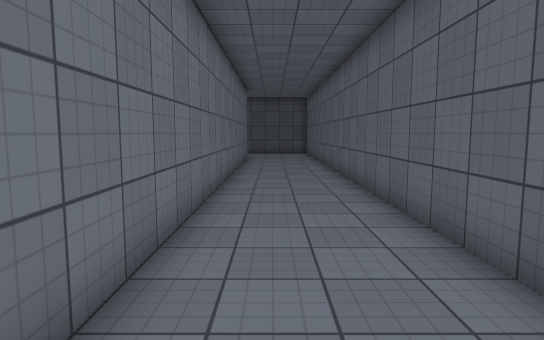
[1] (above)

21 first-person views from a walk through a Unity game level. The camera is 1.5 m above the floor, tilts 6° down and sees 75° across. The floor is counted in squares, 1 m on a side. Each view is taken from the middle of a square. On the plan, view 1 faces up. The plan holds only what a view shows up to about 16 squares ahead; the rest is blank. The player is left out. Surface patterns are stand-ins for the level's own textures.

[2]
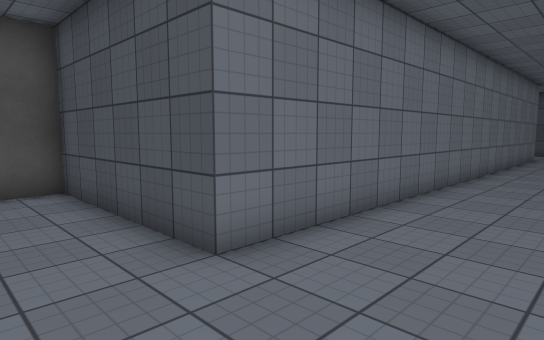

[3]
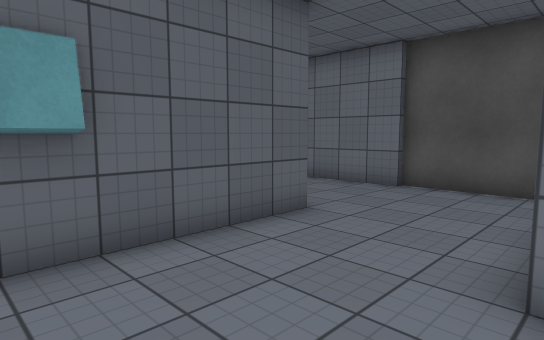

[4]
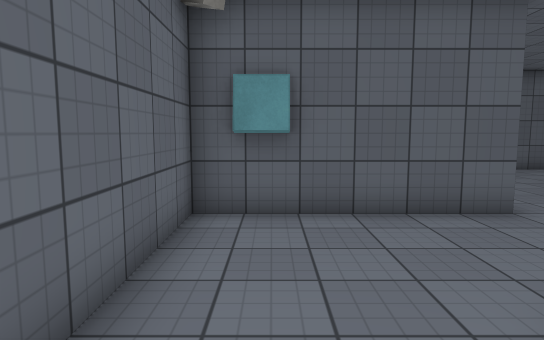

[5]
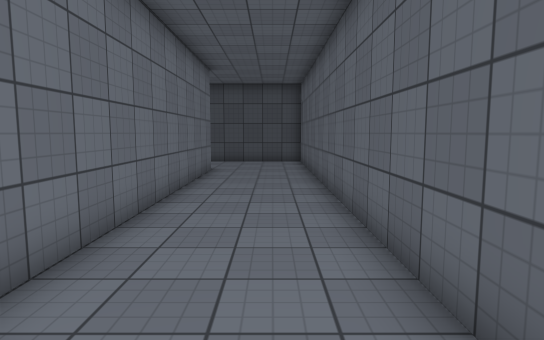

[6]
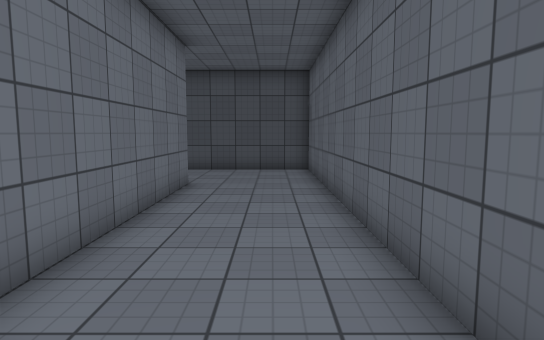

[7]
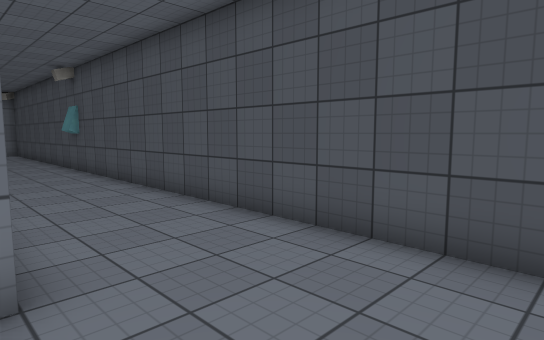

[8]
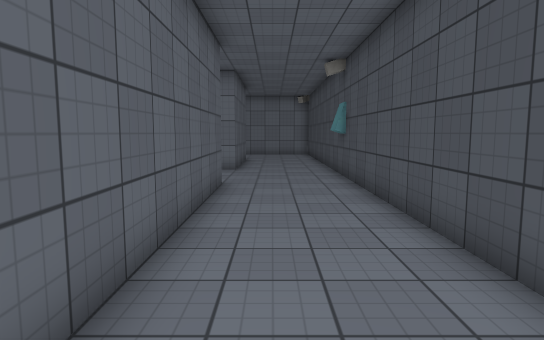

[9]
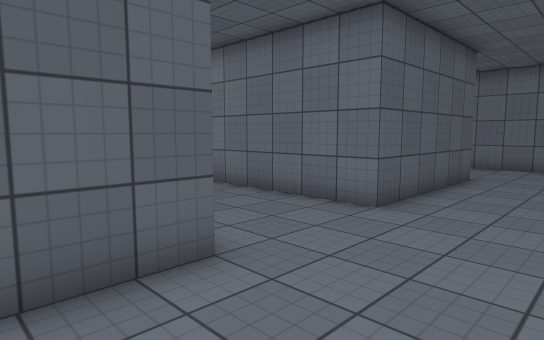

[10]
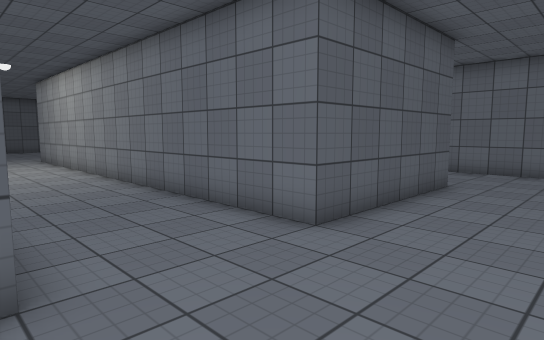

[11]
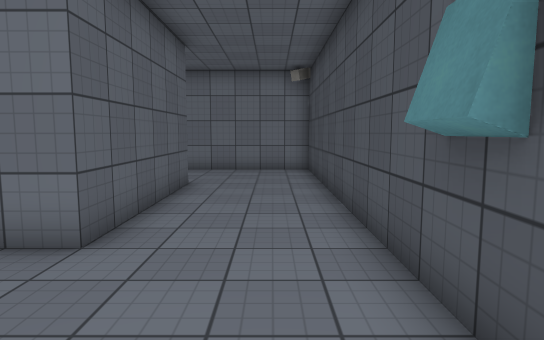

[12]
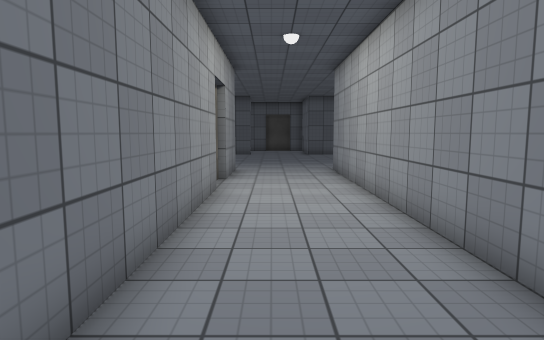

[13]
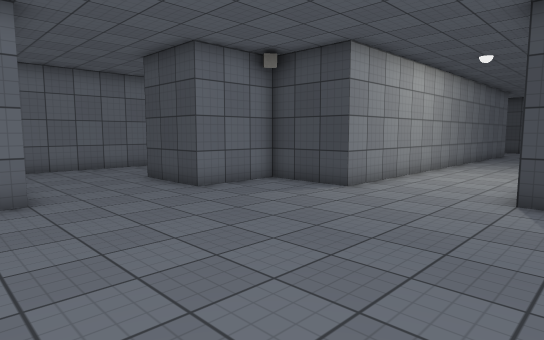

[14]
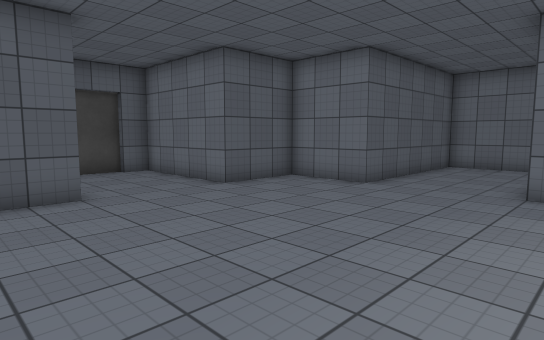

[15]
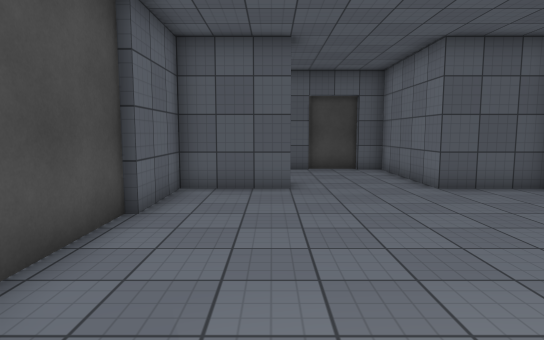

[16]
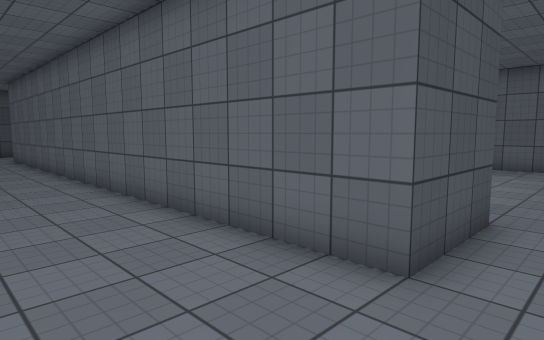

[17]
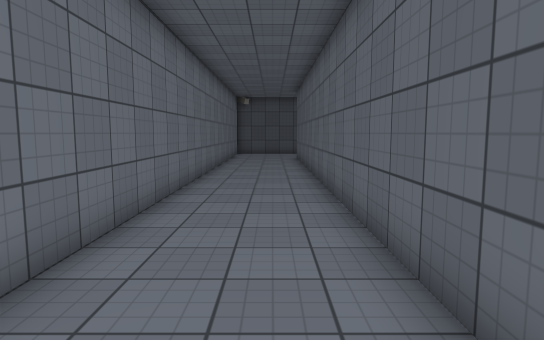

[18]
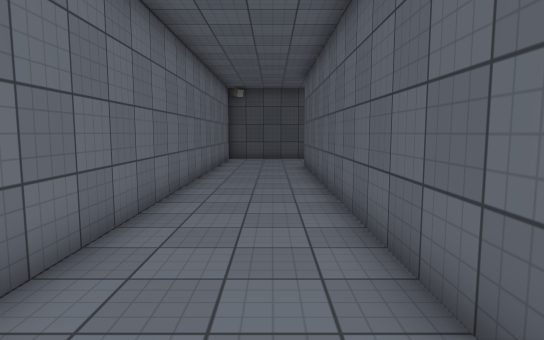

[19]
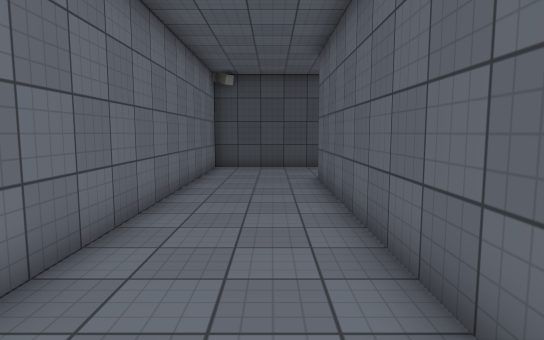

[20]
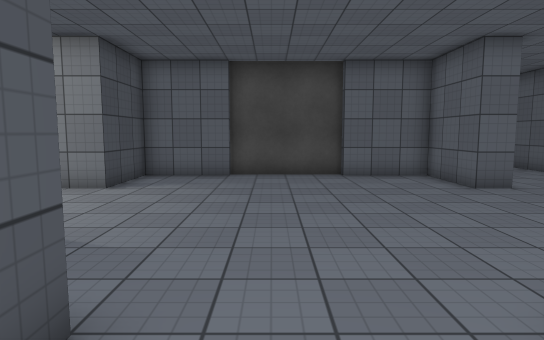

[21]
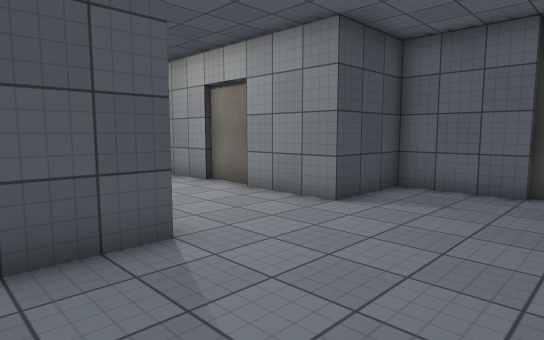

### Floor plan
Points are (right, up) in squares from view 1. A wall is a line through its corners. A room is listed if a view was taken in it or the views show most of it. See-through windows are left out.
Room 1 (views 1, 2, 3, 4, 5, 6, 7, 8, 9, 10, 11, 12, 13, 14, 15, 16, 17, 18, 19, 20, 21)
walls: (-11.5, 8.4) (-11.5, 16.2); (-11.2, 6.5) (-11.2, 8.5); (-15.5, 3.5) (-18.5, 3.5) (-18.5, 0.5) (-21.5, 0.5) (-21.5, 21.5) (-15.5, 21.5) (-15.5, 3.5); (-8.5, 0.4) (-8.5, 3.5) (-11.5, 3.5) (-11.5, 6.5); (-8.3, -3.6) (-8.3, 0.5); (-7.5, -3.4) (-7.5, -6.8); (-11.6, 21.5) (-2.8, 21.5); (-3.6, -3.5) (2.5, -3.5) (2.5, 1.2); (2.5, 3.1) (2.5, 25.5) (-25.5, 25.5) (-25.5, -3.5) (-18.5, -3.5) (-18.5, -6.5) (-15.5, -6.5) (-15.5, -11.5) (-14.5, -11.5); (-11.5, -7.6) (-11.5, -6.5) (-8.5, -6.5) (-8.5, -3.5); (-1.5, 21.6) (-1.5, 0.5) (-7.8, 0.5) (-7.8, -3.5); (-12.5, -11.5) (-11.8, -11.5); (-10.1, -11.5) (-9, -11.5); (-14.6, -11.7) (-12.5, -11.7); (-7.4, -11.5) (-5.6, -11.5)

Where each view was taken, in squares from view 1:
view 1: 0 up, 0 right, facing up
view 2: 2 down, 2 right, facing up-left
view 3: 1 up, 2 right, facing down-left
view 4: 3 up, 1 right, facing down
view 5: 7 up, 1 right, facing up
view 6: 11 up, 1 right, facing up
view 7: 21 up, 2 right, facing up-left
view 8: 23 up, 1 left, facing left
view 9: 25 up, 9 left, facing down-left
view 10: 25 up, 11 left, facing down-left
view 11: 24 up, 11 left, facing left
view 12: 18 up, 13 left, facing down
view 13: 5 down, 10 left, facing up-left
view 14: 2 up, 9 left, facing down-left
view 15: 3 up, 11 left, facing down
view 16: 1 down, 25 left, facing up-right
view 17: 0 up, 23 left, facing up
view 18: 5 up, 23 left, facing up
view 19: 10 up, 23 left, facing up
view 20: 1 down, 21 left, facing right
view 21: 1 down, 18 left, facing up-right
